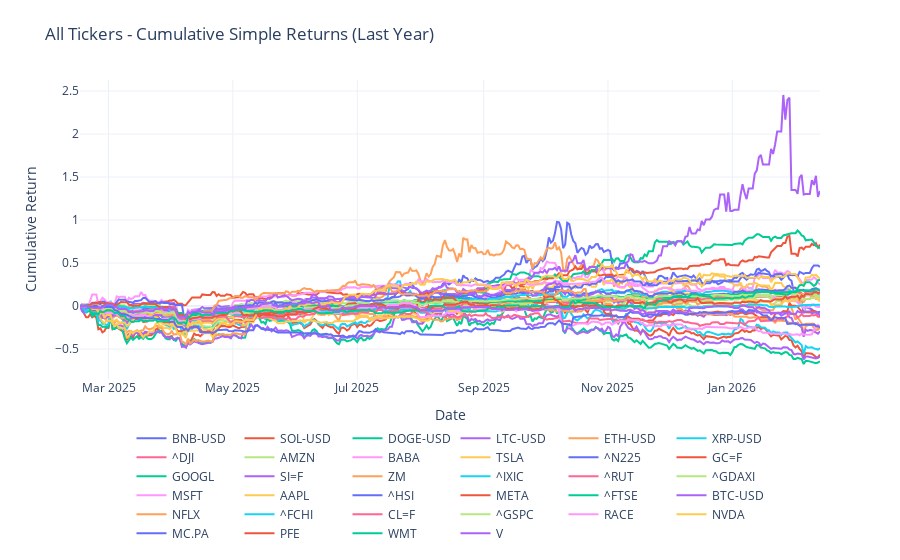

Notebook code for this chart:
### Code cell
# plot cumprod_simple
fig = go.Figure()
for column in cumprod_simple.columns:
    fig.add_trace(
        go.Scatter(
            x=cumprod_simple.index,
            y=cumprod_simple[column],
            mode="lines",
            name=column,
        )
    )

fig.update_layout(
    title="All Tickers - Cumulative Simple Returns (Last Year)",
    xaxis_title="Date",
    yaxis_title="Cumulative Return",
    legend=dict(orientation="h", yanchor="top", y=-0.15, xanchor="center", x=0.5),
    template="plotly_white",
    margin=dict(t=80, b=120),
)
fig.show()

### Figure 1 — Plotly figure (JSON) as saved in the notebook; plotly's stock layout.template omitted (floating-point values rounded to 4 significant figures; data arrays with more than 128 entries replaced by an {"elided": "..."} marker saying what was removed)
{"data": [{"mode": "lines", "name": "BNB-USD", "type": "scatter", "x": {"elided": "364 str values"}, "y": {"elided": "364 float values"}}, {"mode": "lines", "name": "SOL-USD", "type": "scatter", "x": {"elided": "364 str values"}, "y": {"elided": "364 float values"}}, {"mode": "lines", "name": "DOGE-USD", "type": "scatter", "x": {"elided": "364 str values"}, "y": {"elided": "364 float values"}}, {"mode": "lines", "name": "LTC-USD", "type": "scatter", "x": {"elided": "364 str values"}, "y": {"elided": "364 float values"}}, {"mode": "lines", "name": "ETH-USD", "type": "scatter", "x": {"elided": "364 str values"}, "y": {"elided": "364 float values"}}, {"mode": "lines", "name": "XRP-USD", "type": "scatter", "x": {"elided": "364 str values"}, "y": {"elided": "364 float values"}}, {"mode": "lines", "name": "^DJI", "type": "scatter", "x": {"elided": "364 str values"}, "y": {"elided": "364 float values"}}, {"mode": "lines", "name": "AMZN", "type": "scatter", "x": {"elided": "364 str values"}, "y": {"elided": "364 float values"}}, {"mode": "lines", "name": "BABA", "type": "scatter", "x": {"elided": "364 str values"}, "y": {"elided": "364 float values"}}, {"mode": "lines", "name": "TSLA", "type": "scatter", "x": {"elided": "364 str values"}, "y": {"elided": "364 float values"}}, {"mode": "lines", "name": "^N225", "type": "scatter", "x": {"elided": "364 str values"}, "y": {"elided": "364 float values"}}, {"mode": "lines", "name": "GC=F", "type": "scatter", "x": {"elided": "364 str values"}, "y": {"elided": "364 float values"}}, {"mode": "lines", "name": "GOOGL", "type": "scatter", "x": {"elided": "364 str values"}, "y": {"elided": "364 float values"}}, {"mode": "lines", "name": "SI=F", "type": "scatter", "x": {"elided": "364 str values"}, "y": {"elided": "364 float values"}}, {"mode": "lines", "name": "ZM", "type": "scatter", "x": {"elided": "364 str values"}, "y": {"elided": "364 float values"}}, {"mode": "lines", "name": "^IXIC", "type": "scatter", "x": {"elided": "364 str values"}, "y": {"elided": "364 float values"}}, {"mode": "lines", "name": "^RUT", "type": "scatter", "x": {"elided": "364 str values"}, "y": {"elided": "364 float values"}}, {"mode": "lines", "name": "^GDAXI", "type": "scatter", "x": {"elided": "364 str values"}, "y": {"elided": "364 float values"}}, {"mode": "lines", "name": "MSFT", "type": "scatter", "x": {"elided": "364 str values"}, "y": {"elided": "364 float values"}}, {"mode": "lines", "name": "AAPL", "type": "scatter", "x": {"elided": "364 str values"}, "y": {"elided": "364 float values"}}, {"mode": "lines", "name": "^HSI", "type": "scatter", "x": {"elided": "364 str values"}, "y": {"elided": "364 float values"}}, {"mode": "lines", "name": "META", "type": "scatter", "x": {"elided": "364 str values"}, "y": {"elided": "364 float values"}}, {"mode": "lines", "name": "^FTSE", "type": "scatter", "x": {"elided": "364 str values"}, "y": {"elided": "364 float values"}}, {"mode": "lines", "name": "BTC-USD", "type": "scatter", "x": {"elided": "364 str values"}, "y": {"elided": "364 float values"}}, {"mode": "lines", "name": "NFLX", "type": "scatter", "x": {"elided": "364 str values"}, "y": {"elided": "364 float values"}}, {"mode": "lines", "name": "^FCHI", "type": "scatter", "x": {"elided": "364 str values"}, "y": {"elided": "364 float values"}}, {"mode": "lines", "name": "CL=F", "type": "scatter", "x": {"elided": "364 str values"}, "y": {"elided": "364 float values"}}, {"mode": "lines", "name": "^GSPC", "type": "scatter", "x": {"elided": "364 str values"}, "y": {"elided": "364 float values"}}, {"mode": "lines", "name": "RACE", "type": "scatter", "x": {"elided": "364 str values"}, "y": {"elided": "364 float values"}}, {"mode": "lines", "name": "NVDA", "type": "scatter", "x": {"elided": "364 str values"}, "y": {"elided": "364 float values"}}, {"mode": "lines", "name": "MC.PA", "type": "scatter", "x": {"elided": "364 str values"}, "y": {"elided": "364 float values"}}, {"mode": "lines", "name": "PFE", "type": "scatter", "x": {"elided": "364 str values"}, "y": {"elided": "364 float values"}}, {"mode": "lines", "name": "WMT", "type": "scatter", "x": {"elided": "364 str values"}, "y": {"elided": "364 float values"}}, {"mode": "lines", "name": "V", "type": "scatter", "x": {"elided": "364 str values"}, "y": {"elided": "364 float values"}}], "layout": {"legend": {"orientation": "h", "x": 0.5, "xanchor": "center", "y": -0.15, "yanchor": "top"}, "margin": {"b": 120, "t": 80}, "title": {"text": "All Tickers - Cumulative Simple Returns (Last Year)"}, "xaxis": {"title": {"text": "Date"}}, "yaxis": {"title": {"text": "Cumulative Return"}}}}
